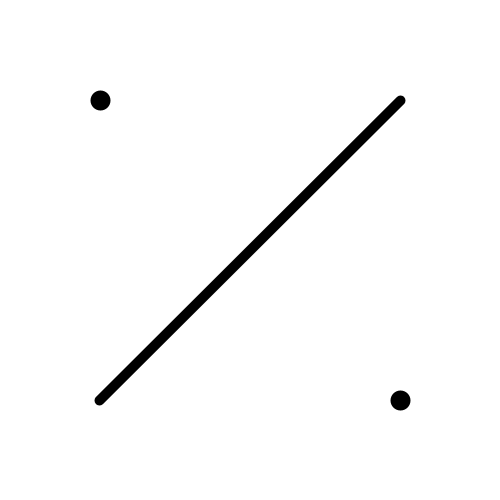
Frame 1 (no input)
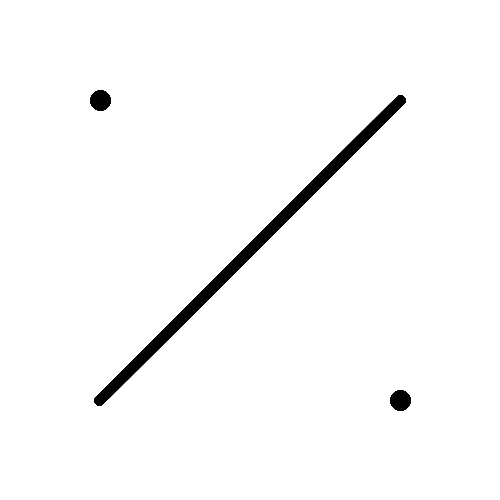
Frame 60 (the mouse pressed at the canvas centre just before this capture)
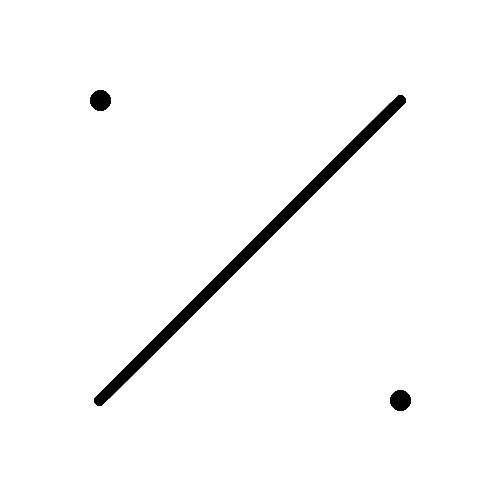
Frame 120 (the mouse held since frame 60 and released just before this capture)

The Processing sketch that drew these frames (run headless with seeded random() and noise(); from frame 60 on, the mouse is pressed at the canvas centre):

// Processing sketch: o2_bisector
// ── o2_bisector.pde
void setup() {
  size(500,500);
  background(255);
  fill(255);
  strokeWeight(10);
}

void bisector(PVector p1, PVector p2) {
  PVector m = p1.copy().add(p2).mult(0.5);
  PVector bisector1 = p1.copy().sub(p2).rotate(PI / 2).mult(0.5);
  PVector bisector2 = bisector1.copy().rotate(PI);
  line(m.copy().add(bisector1).x,m.copy().add(bisector1).y,m.copy().add(bisector2).x,m.copy().add(bisector2).y);
}

void draw() {
    PVector p1 = new PVector(100,100);
    PVector p2 = new PVector(400,400);
    bisector(p1,p2);
    circle(p1.x,p1.y,10);
    circle(p2.x,p2.y,10);
}
